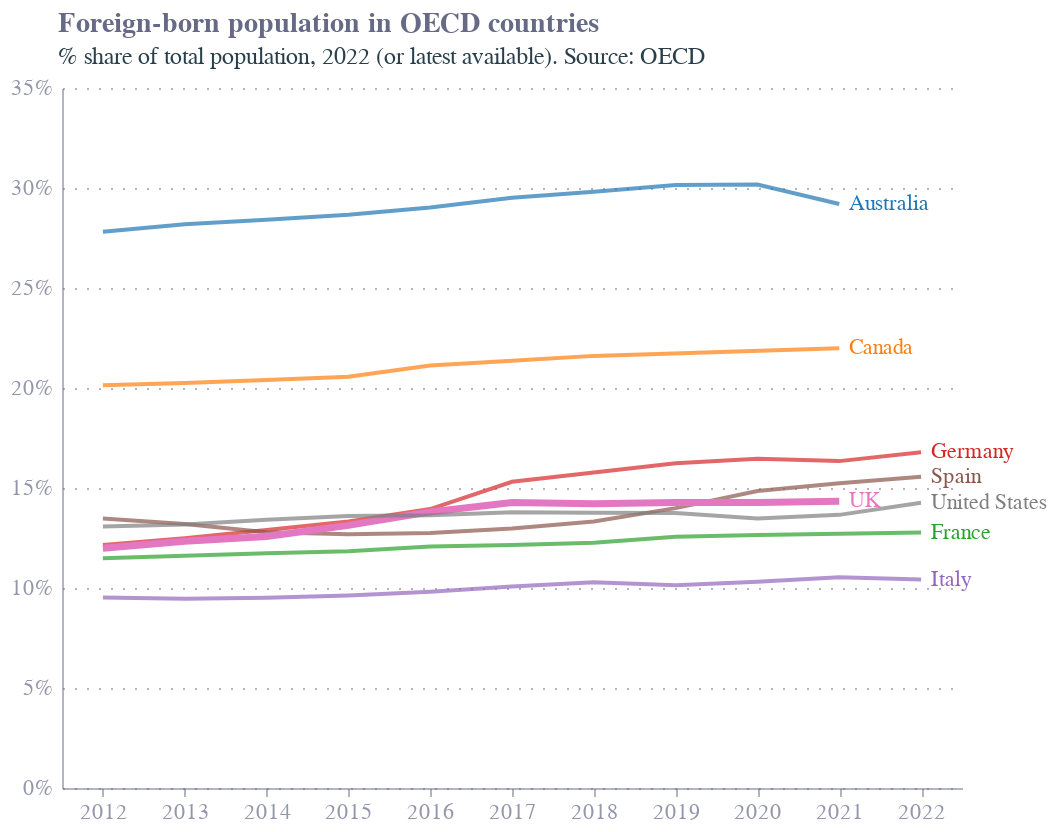

Specify this chart in Vega-Lite:
### Vega-Lite specification from a JSON file in a GitHub repository (floating-point values rounded to 4 significant figures; data arrays with more than 128 entries replaced by an {"elided": "..."} marker saying what was removed)
{"config": {"font": "Circular Std", "text": {"color": "#676A86", "align": "left", "baseline": "middle", "dx": 7, "dy": 0, "fontSize": 11}, "view": {"stroke": null, "continuousWidth": 400, "continuousHeight": 300, "discreteWidth": 400, "discreteHeight": 300}, "bar": {"color": "#179fdb"}, "line": {"color": "#e6224b"}, "rule": {"color": "#676A86"}, "area": {"opacity": 0.3}, "point": {"filled": true, "size": 80, "color": "#e6224b", "opacity": 0.95}, "geoshape": {"stroke": "white", "strokeWidth": 0.3}, "rect": {"fill": "#d6d4d4", "opacity": 0.3}, "axis": {"labelColor": "#676A86", "labelFontSize": 11, "labelFont": "Circular Std", "labelOpacity": 0.7, "tickColor": "#676A86", "tickOpacity": 0.5, "domainColor": "#676A86", "domainOpacity": 0.5, "gridColor": "#676A86", "gridDash": [2, 2], "gridOpacity": 0.5, "title": null, "titleColor": "#676A86", "titleOpacity": 0.8, "tickSize": 4}, "axisXDiscrete": {"grid": false, "labelAngle": 0, "tickCount": 10, "tickOpacity": 0.5, "title": null}, "axisYDiscrete": {"ticks": false, "labelPadding": 5}, "axisXTemporal": {"grid": false, "ticks": true}, "axisXQuantitative": {"grid": true}, "axisYQuantitative": {"gridColor": "#676A86", "gridDash": [1, 5], "gridOpacity": 0.5, "ticks": false, "labelPadding": 5, "tickCount": 8, "titleAngle": 0, "titleAlign": "left", "titleBaseline": "bottom", "titleX": 0, "titleY": -5}, "title": {"color": "#676A86", "subtitleColor": "#122b39E6", "font": "Circular Std", "subtitleFont": "Circular Std", "anchor": "start", "dx": 24, "fontSize": 14, "subtitleFontSize": 12, "subtitlePadding": 4, "offset": 0}, "legend": {"titleColor": "#122b39", "title": null, "labelColor": "#122b39", "labelFontSize": 11}}, "title": {"text": "Foreign-born population in OECD countries", "subtitle": ["% share of total population, 2022 (or latest available). Source: OECD"]}, "layer": [{"mark": {"type": "line"}, "encoding": {"color": {"field": "Country", "legend": null, "scale": {"scheme": "category10"}, "title": "Country", "type": "nominal"}, "opacity": {"condition": {"test": "(datum.Country === 'UK')", "value": 1}, "value": 0.7}, "size": {"condition": {"test": "(datum.Country === 'UK')", "value": 3.5}, "value": 2}, "x": {"field": "Year", "type": "ordinal"}, "y": {"axis": {"format": "%"}, "field": "Value", "type": "quantitative"}}, "transform": [{"filter": {"field": "Country", "oneOf": ["UK", "United States", "Germany", "France", "Italy", "Spain", "Canada", "Australia"]}}]}, {"mark": {"type": "text", "align": "left", "baseline": "middle", "dx": 5, "dy": 0}, "encoding": {"color": {"field": "Country", "legend": null, "scale": {"scheme": "category10"}, "title": "Country", "type": "nominal"}, "text": {"field": "Country", "type": "nominal"}, "x": {"aggregate": "max", "field": "Year", "type": "ordinal"}, "y": {"aggregate": {"argmax": "Year"}, "field": "Value", "type": "quantitative"}}, "transform": [{"filter": {"field": "Country", "oneOf": ["UK", "United States", "Germany", "France", "Italy", "Spain", "Canada", "Australia"]}}]}], "data": {"name": "data-5a062a58147ce1f2af4f8ec231e355d1"}, "$schema": "https://vega.github.io/schema/vega-lite/v5.17.0.json", "datasets": {"data-5a062a58147ce1f2af4f8ec231e355d1": {"elided": "358 records"}}, "width": 450, "height": 350}
